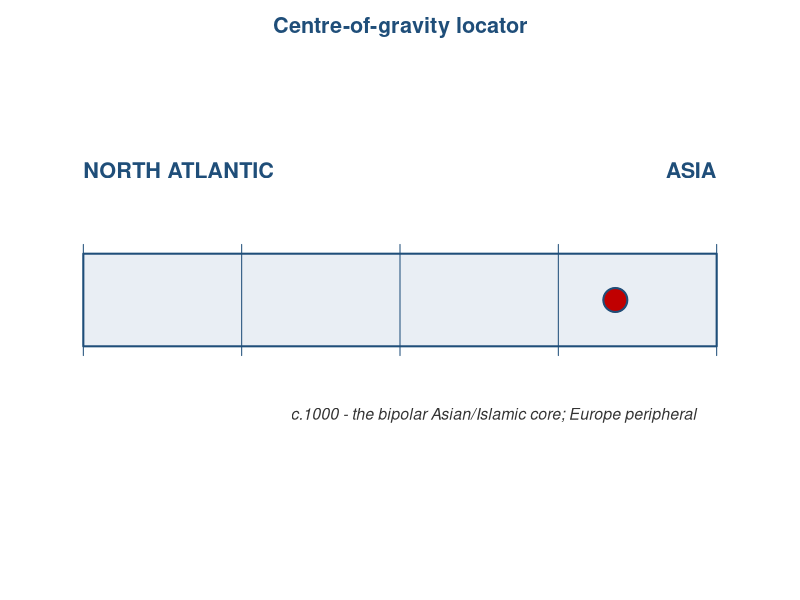
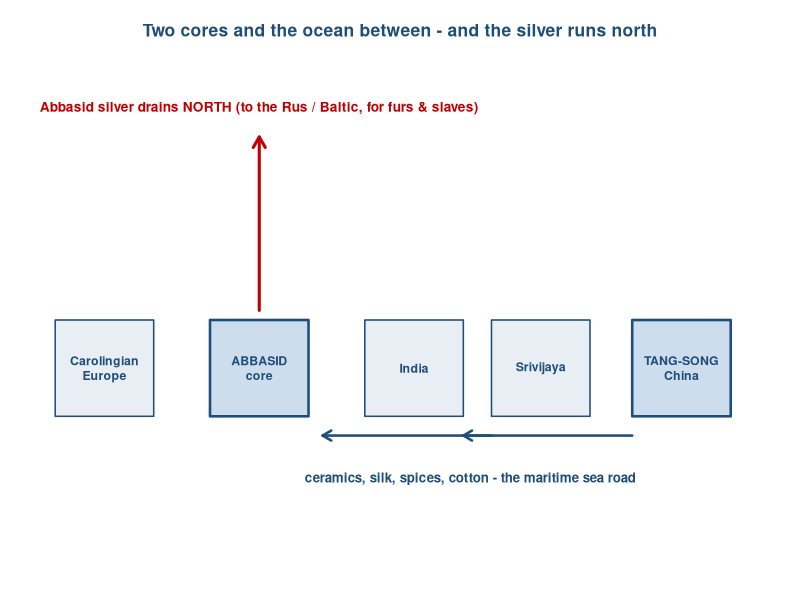
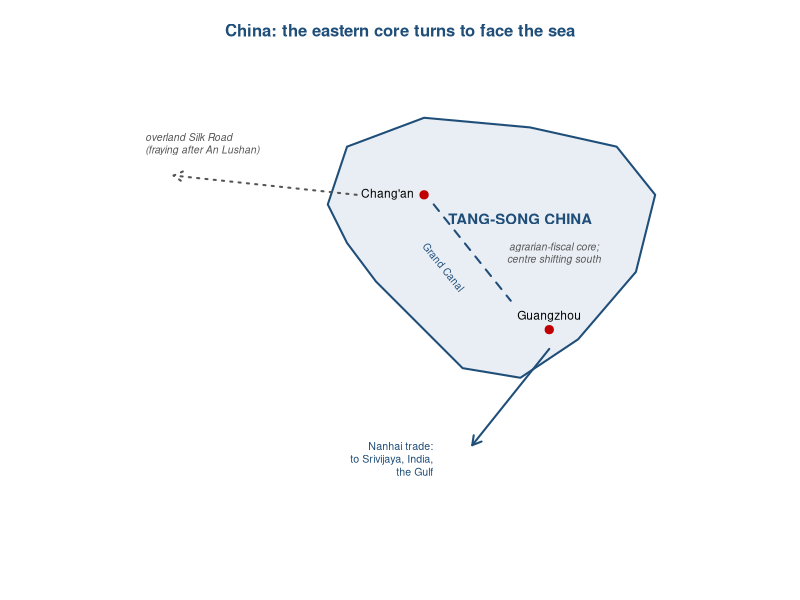
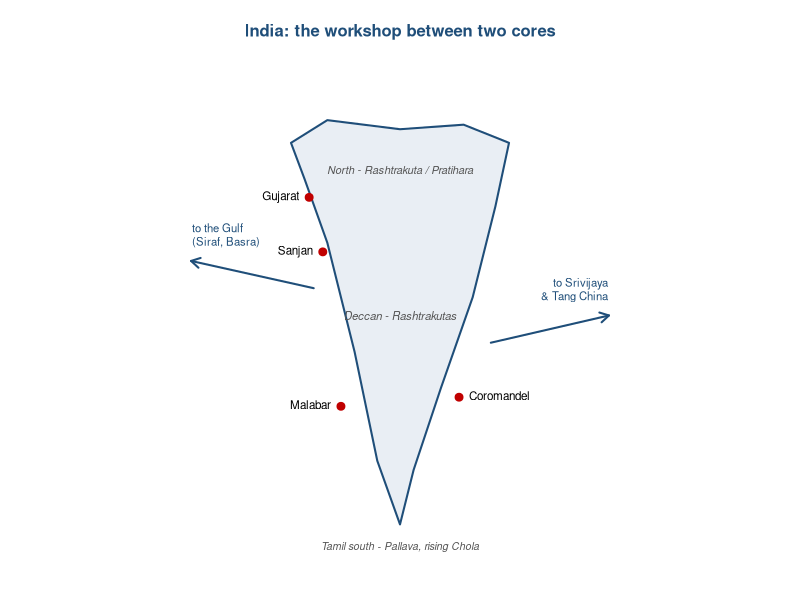
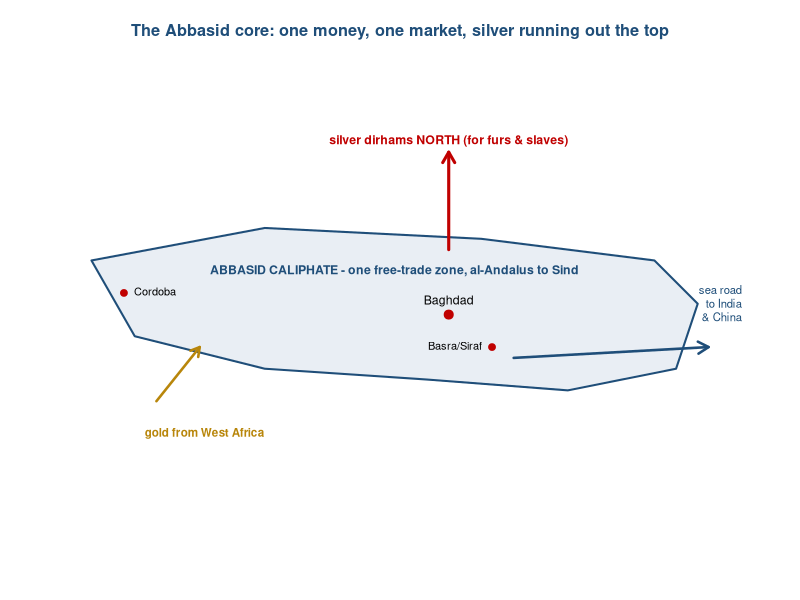
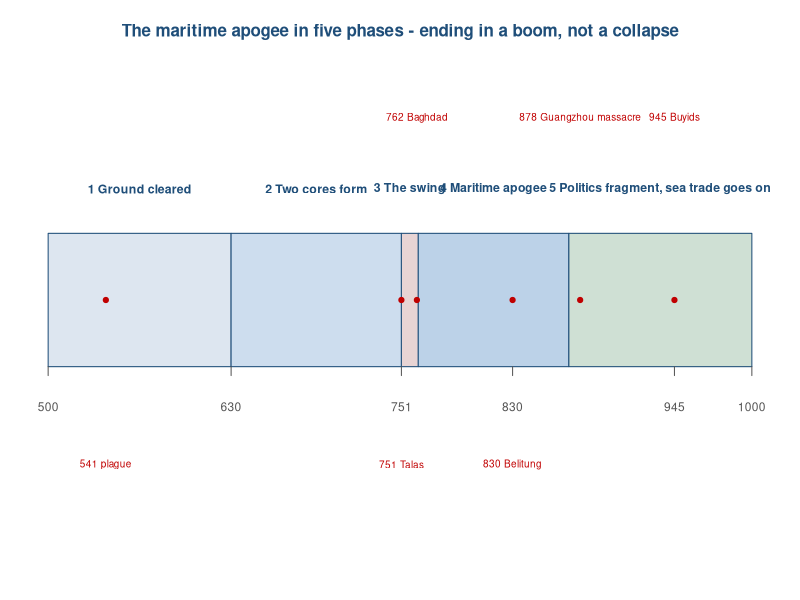
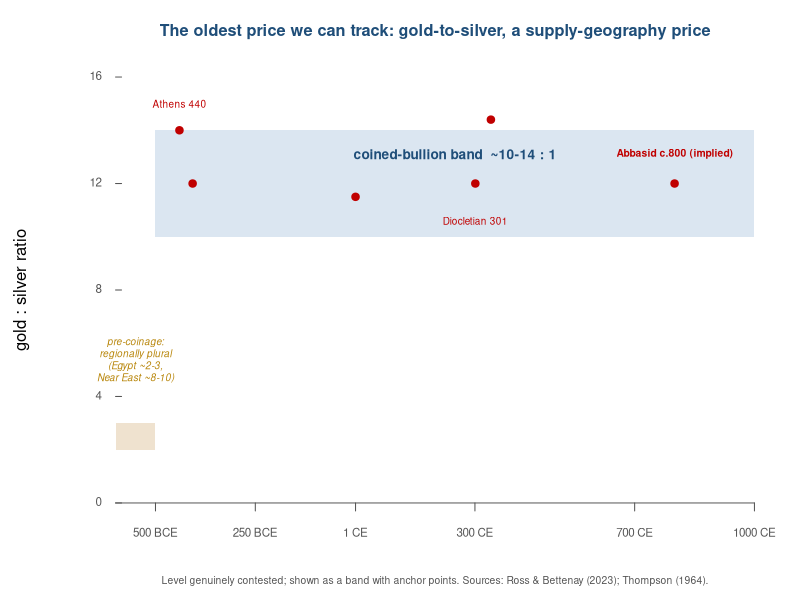
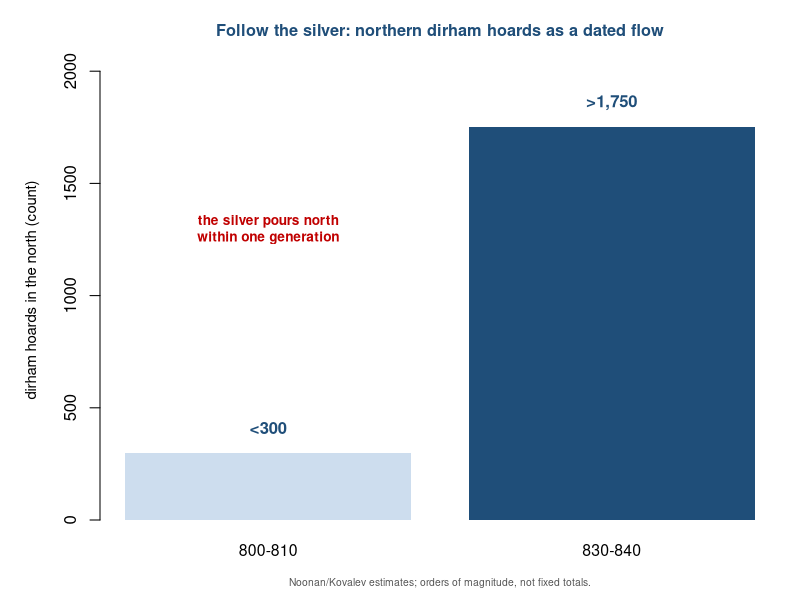

These figures' R source, in order:
# Chapter 3 visual programme (house style: R base graphics, ECU palette; 6-digit hex).
base_blue <- "#1f4e79"; accent <- "#c00000"; land <- "#e9eef4"; grey <- "#555555"
gold <- "#b8860b"; silver <- "#8a8d91"

# ---------------------------------------------------------------------------
# 1. Centre-of-gravity locator (Asia <-> North Atlantic spectrum)
png("cog-locator-03.png", width = 1400, height = 460, res = 150)
par(mar = c(2.5, 1, 2.5, 1))
plot(NA, xlim = c(0, 1), ylim = c(0, 1), axes = FALSE, xlab = "", ylab = "")
rect(0.05, 0.40, 0.95, 0.60, col = land, border = base_blue, lwd = 2)
text(0.05, 0.78, "NORTH ATLANTIC", col = base_blue, font = 2, cex = 1.3, adj = 0)
text(0.95, 0.78, "ASIA", col = base_blue, font = 2, cex = 1.3, adj = 1)
segments(seq(0.05, 0.95, length.out = 5), 0.38,
         seq(0.05, 0.95, length.out = 5), 0.62, col = base_blue, lwd = 1)
x <- 1 - (0.05 + 0.16 * 0.90)
points(x, 0.50, pch = 19, cex = 3.2, col = accent)
points(x, 0.50, pch = 21, cex = 3.2, col = base_blue, lwd = 2)
text(x, 0.25, "c.1000 - the bipolar Asian/Islamic core; Europe peripheral",
     col = "#333333", font = 3, cex = 0.95, adj = 0.8)
title(main = "Centre-of-gravity locator", col.main = base_blue, cex.main = 1.3)
dev.off()

# ---------------------------------------------------------------------------
# 2. Orientation: two cores, the ocean between, silver north
png("map-two-cores-03.png", width = 1600, height = 760, res = 150)
par(mar = c(1, 1, 3, 1))
plot(NA, xlim = c(0, 100), ylim = c(0, 50), axes = FALSE, xlab = "", ylab = "")
nodes <- list("Carolingian\nEurope" = c(8, 20), "ABBASID\ncore" = c(30, 20),
              India = c(52, 20), Srivijaya = c(70, 20), "TANG-SONG\nChina" = c(90, 20))
for (nm in names(nodes)) {
  p <- nodes[[nm]]; big <- nm %in% c("ABBASID\ncore", "TANG-SONG\nChina")
  rect(p[1] - 7, p[2] - 5, p[1] + 7, p[2] + 5,
       col = if (big) "#cdddee" else land, border = base_blue, lwd = if (big) 2.5 else 1.5)
  text(p[1], p[2], nm, cex = 0.74, font = 2, col = base_blue)
}
# sea road (goods) along the bottom
arrows(83, 13, 59, 13, length = 0.10, lwd = 2.5, col = base_blue)
arrows(63, 13, 39, 13, length = 0.10, lwd = 2.5, col = base_blue)
text(60, 8.5, "ceramics, silk, spices, cotton - the maritime sea road", cex = 0.8, col = base_blue, font = 2)
# silver north (out of the core)
arrows(30, 26, 30, 44, length = 0.12, lwd = 3, col = accent)
text(30, 47, "Abbasid silver drains NORTH (to the Rus / Baltic, for furs & slaves)",
     cex = 0.82, col = accent, font = 2)
title(main = "Two cores and the ocean between - and the silver runs north",
      cex.main = 1.05, col.main = base_blue)
dev.off()

# ---------------------------------------------------------------------------
# 3. China structure map (schematic)
png("map-china-03.png", width = 1300, height = 980, res = 150)
par(mar = c(1, 1, 3, 1))
plot(NA, xlim = c(0, 130), ylim = c(0, 100), axes = FALSE, xlab = "", ylab = "", asp = 1)
cx <- c(54,70,92,110,118, 114,102,90,78,70, 60,54,50,52,54)
cy <- c(86,92,90,86,76, 60,46,38,40,48, 58,66,74,80,86)
polygon(cx, cy, col = land, border = base_blue, lwd = 2)
text(90, 71, "TANG-SONG CHINA", font = 2, col = base_blue, cex = 0.9)
text(97, 64, "agrarian-fiscal core;\ncentre shifting south", cex = 0.62, col = grey, font = 3)
points(70, 76, pch = 19, col = accent, cex = 1.1); text(70, 76, "Chang'an", pos = 2, cex = 0.72)
points(96, 48, pch = 19, col = accent, cex = 1.1); text(96, 48, "Guangzhou", pos = 3, cex = 0.72)
# Grand Canal (north-south spine)
segments(72, 74, 88, 54, col = base_blue, lwd = 2, lty = 2)
text(74, 61, "Grand Canal", cex = 0.6, col = base_blue, srt = -51)
# Nanhai trade south
arrows(96, 44, 80, 24, length = 0.10, lwd = 2, col = base_blue)
text(74, 20, "Nanhai trade:\nto Srivijaya, India,\nthe Gulf", cex = 0.64, col = base_blue, pos = 2)
# overland west fraying
arrows(56, 76, 18, 80, length = 0.10, lwd = 2, col = grey, lty = 3)
text(10, 86, "overland Silk Road\n(fraying after An Lushan)", cex = 0.62, col = grey, pos = 4, font = 3)
title(main = "China: the eastern core turns to face the sea",
      cex.main = 1.0, col.main = base_blue)
dev.off()

# ---------------------------------------------------------------------------
# 4. India structure map (three coastal arms)
png("map-india-03.png", width = 1020, height = 1160, res = 150)
par(mar = c(1, 1, 3, 1))
plot(NA, xlim = c(-2, 102), ylim = c(6, 112), axes = FALSE, xlab = "", ylab = "", asp = 1)
px <- c(26,34,50,64,74, 71,66,59,53,50, 45,40,34,29,26)
py <- c(98,103,101,102,98, 84,64,44,26,14, 28,52,76,90,98)
polygon(px, py, col = land, border = base_blue, lwd = 2)
text(50, 92, "North - Rashtrakuta / Pratihara", cex = 0.66, col = grey, font = 3)
text(50, 60, "Deccan - Rashtrakutas", cex = 0.68, col = grey, font = 3)
text(50, 9, "Tamil south - Pallava, rising Chola", cex = 0.64, col = grey, font = 3)
pts <- list(Gujarat = c(30,86,2), Sanjan = c(33,74,2), Malabar = c(37,40,2),
            Coromandel = c(63,42,4))
for (nm in names(pts)) { p <- pts[[nm]]
  points(p[1], p[2], pch = 19, col = accent, cex = 1.05); text(p[1], p[2], nm, pos = p[3], cex = 0.7) }
arrows(31, 66, 4, 72, length = 0.10, lwd = 2, col = base_blue)
text(2, 77, "to the Gulf\n(Siraf, Basra)", cex = 0.68, col = base_blue, pos = 4)
arrows(70, 54, 96, 60, length = 0.10, lwd = 2, col = base_blue)
text(98, 65, "to Srivijaya\n& Tang China", cex = 0.68, col = base_blue, pos = 2)
title(main = "India: the workshop between two cores",
      cex.main = 1.0, col.main = base_blue)
dev.off()

# ---------------------------------------------------------------------------
# 5. Abbasid structure map (one free-trade zone)
png("map-abbasid-03.png", width = 1500, height = 820, res = 150)
par(mar = c(1, 1, 3, 1))
plot(NA, xlim = c(0, 130), ylim = c(0, 70), axes = FALSE, xlab = "", ylab = "", asp = 1)
ax <- c(8,40,80,112,120, 116,96,70,40,16, 8)
ay <- c(46,52,50,46,38, 26,22,24,26,32, 46)
polygon(ax, ay, col = land, border = base_blue, lwd = 2)
text(64, 44, "ABBASID CALIPHATE - one free-trade zone, al-Andalus to Sind",
     font = 2, col = base_blue, cex = 0.74)
points(74, 36, pch = 19, col = accent, cex = 1.2); text(74, 36, "Baghdad", pos = 3, cex = 0.74)
points(82, 30, pch = 19, col = accent, cex = 0.9); text(82, 30, "Basra/Siraf", pos = 2, cex = 0.66)
points(14, 40, pch = 19, col = accent, cex = 0.9); text(14, 40, "Cordoba", pos = 4, cex = 0.66)
# silver north
arrows(74, 48, 74, 66, length = 0.12, lwd = 3, col = accent)
text(74, 68, "silver dirhams NORTH (for furs & slaves)", cex = 0.74, col = accent, font = 2)
# gold from W Africa
arrows(20, 20, 28, 30, length = 0.10, lwd = 2.5, col = gold)
text(16, 14, "gold from West Africa", cex = 0.7, col = gold, font = 2, pos = 4)
# sea road east
arrows(86, 28, 122, 30, length = 0.12, lwd = 2.5, col = base_blue)
text(130, 37, "sea road\nto India\n& China", cex = 0.68, col = base_blue, pos = 2)
title(main = "The Abbasid core: one money, one market, silver running out the top",
      cex.main = 0.98, col.main = base_blue)
dev.off()

# ---------------------------------------------------------------------------
# 6. Five-phase timeline, c.500-1000
png("phase-timeline-03.png", width = 1700, height = 600, res = 150)
par(mar = c(3, 1, 3, 1))
plot(NA, xlim = c(500, 1000), ylim = c(0, 10), axes = FALSE, xlab = "", ylab = "")
ph <- list(
  c(500, 630, "1 Ground cleared",  "#dde6f0"),
  c(630, 751, "2 Two cores form",  "#cdddee"),
  c(751, 763, "3 The swing",       "#e8d4d4"),
  c(763, 870, "4 Maritime apogee", "#bcd2e8"),
  c(870, 1000,"5 Politics fragment, sea trade goes on","#cfe0d4"))
for (p in ph) { x0 <- as.numeric(p[1]); x1 <- as.numeric(p[2])
  rect(x0, 3.5, x1, 6.5, col = p[4], border = base_blue)
  text((x0 + x1) / 2, 7.5, p[3], cex = 0.74, font = 2, col = base_blue) }
axx <- c(500, 630, 751, 830, 945, 1000)
laby <- c("500", "630", "751", "830", "945", "1000")
segments(axx, 3.3, axx, 3.5, col = grey); text(axx, 2.6, laby, cex = 0.72, col = grey)
ev <- list(c(541, "Justinianic\nplague"), c(751, "Talas"), c(762, "Baghdad\nfounded"),
           c(830, "Belitung\nwreck"), c(878, "Guangzhou\nmassacre"), c(945, "Buyids\ntake Baghdad"))
for (e in ev) { x <- as.numeric(e[1]); points(x, 5, pch = 19, cex = 0.7, col = accent) }
# one label per dot, staggered: odd events below the axis, even events above
text(541, 1.3, "541 plague", cex = 0.6, col = accent)
text(751, 1.3, "751 Talas", cex = 0.6, col = accent)
text(762, 9.1, "762 Baghdad", cex = 0.6, col = accent)
text(830, 1.3, "830 Belitung", cex = 0.6, col = accent)
text(878, 9.1, "878 Guangzhou massacre", cex = 0.6, col = accent)
text(945, 9.1, "945 Buyids", cex = 0.6, col = accent)
title(main = "The maritime apogee in five phases - ending in a boom, not a collapse",
      cex.main = 1.02, col.main = base_blue)
dev.off()

# ---------------------------------------------------------------------------
# 7. Gold:silver ratio - a long-run band (not a false-precision line)
png("goldsilver-band-03.png", width = 1600, height = 760, res = 150)
par(mar = c(4, 4.5, 3, 1))
plot(NA, xlim = c(-600, 1000), ylim = c(0, 16), axes = FALSE,
     xlab = "", ylab = "gold : silver ratio")
# the converged Mediterranean/Islamic band ~10-14:1
rect(-500, 10, 1000, 14, col = "#dbe6f1", border = NA)
text(250, 13.1, "coined-bullion band  ~10-14 : 1", col = base_blue, font = 2, cex = 0.82)
# axis
axx <- c(-500, -250, 1, 300, 700, 1000)
labx <- c("500 BCE", "250 BCE", "1 CE", "300 CE", "700 CE", "1000 CE")
segments(-600, 0, 1000, 0, col = grey)
segments(axx, -0.3, axx, 0, col = grey)
text(axx, -1.1, labx, cex = 0.7, col = grey, xpd = TRUE)
yt <- c(0, 4, 8, 12, 16); segments(-600, yt, -585, yt, col = grey); text(-610, yt, yt, cex = 0.7, col = grey, pos = 2)
# anchor points (Ross & Bettenay 2023; Thompson; Diocletian; Abbasid implied)
an <- list(c(-440, 14, "Athens 440 BCE"), c(-407, 12, "Athens 407 BCE"),
           c(1, 11.5, "Rome (imperial)"), c(301, 12, "Diocletian 301"),
           c(340, 14.4, "late Rome 340"), c(800, 12, "Abbasid implied ~10-14"))
for (a in an) { x <- as.numeric(a[1]); y <- as.numeric(a[2])
  points(x, y, pch = 19, col = accent, cex = 1.0) }
text(-440, 15, "Athens 440", cex = 0.6, col = accent)
text(301, 10.6, "Diocletian 301", cex = 0.6, col = accent)
text(800, 13.1, "Abbasid c.800 (implied)", cex = 0.62, col = accent, font = 2)
# pre-coinage plural note (low band, left)
rect(-600, 2, -500, 3, col = "#efe2cf", border = NA)
text(-550, 5.4, "pre-coinage:\nregionally plural\n(Egypt ~2-3,\nNear East ~8-10)",
     cex = 0.6, col = gold, font = 3)
title(main = "The oldest price we can track: gold-to-silver, a supply-geography price",
      cex.main = 0.98, col.main = base_blue)
mtext("Level genuinely contested; shown as a band with anchor points. Sources: Ross & Bettenay (2023); Thompson (1964).",
      side = 1, line = 2.4, cex = 0.62, col = grey)
dev.off()

# ---------------------------------------------------------------------------
# 8. Dirham hoards - a dated flow north
png("dirham-hoards-03.png", width = 1200, height = 720, res = 150)
par(mar = c(4, 5, 3, 1))
b <- barplot(c(300, 1750), names.arg = c("800-810", "830-840"),
             col = c("#cdddee", base_blue), border = NA, ylim = c(0, 2050),
             ylab = "dirham hoards in the north (count)", cex.names = 0.95, cex.lab = 0.9)
text(b, c(300, 1750) + 110, c("<300", ">1,750"), font = 2, col = base_blue)
text(b[1], 1300, "the silver pours north\nwithin one generation", cex = 0.82, col = accent, font = 2)
title(main = "Follow the silver: northern dirham hoards as a dated flow",
      cex.main = 0.98, col.main = base_blue)
mtext("Noonan/Kovalev estimates; orders of magnitude, not fixed totals.",
      side = 1, line = 2.5, cex = 0.62, col = grey)
dev.off()

# ---------------------------------------------------------------------------
# 9. Belitung cargo - a dataset of one
png("belitung-cargo-03.png", width = 1300, height = 640, res = 150)
par(mar = c(2, 1, 3, 1))
plot(NA, xlim = c(0, 100), ylim = c(0, 34), axes = FALSE, xlab = "", ylab = "")
rect(8, 20, 92, 27, col = "#cdddee", border = base_blue)        # ~70,000 loaded
rect(8, 20, 8 + 84 * (60/70), 27, col = base_blue, border = base_blue)  # ~60,000 recovered
rect(8, 11, 8 + 84 * (55/70), 18, col = accent, border = accent)        # ~55,000 Changsha
text(50, 30.5, "one Gulf-built dhow, c.830 - a single direct China-Gulf cargo", font = 2, col = base_blue, cex = 0.86)
text(50, 23.5, "~60,000 recovered  /  ~70,000 loaded", col = "white", font = 2, cex = 0.78)
text(41, 14.5, "~55,000 Changsha bowls (mass-produced for export)", col = "white", font = 2, cex = 0.72)
text(50, 6, "Figures estimated; the count is itself part of the debate.", col = grey, cex = 0.7, font = 3)
title(main = "The Belitung cargo: the first physical proof of direct sailing",
      cex.main = 0.98, col.main = base_blue)
dev.off()

# ---------------------------------------------------------------------------
# 10. Largest cities c.1000 - the centre-of-gravity proxy
png("city-size-03.png", width = 1350, height = 760, res = 150)
par(mar = c(5, 5, 3, 1))
vals <- c(500, 500, 350, 8)
cols <- c(base_blue, base_blue, base_blue, grey)
b <- barplot(vals, names.arg = c("Baghdad", "Chang'an", "Cordoba", "Aachen"),
             col = cols, border = NA, ylim = c(0, 600),
             ylab = "population (thousands, est.)", cex.names = 0.92, cex.lab = 0.9)
text(b, vals + 22, c("~500k", "~500k", "~350k", "~few k"), font = 2, col = base_blue, cex = 0.85)
text(b[1:3] %*% c(1,1,1)/3, 585, "Asia / the Islamic world", col = base_blue, font = 2, cex = 0.8)
text(b[4], 90, "Carolingian\nEurope", col = grey, font = 2, cex = 0.72)
title(main = "Where the weight sat, c.1000: the largest cities of the connected world",
      cex.main = 0.96, col.main = base_blue)
mtext("Order-of-magnitude estimates (Bosker-Buringh-van Zanden 2013; Reba-Reitsma-Seto 2016); taught as debate, not census.",
      side = 1, line = 3.4, cex = 0.6, col = grey)
dev.off()

cat("ch03 figures written\n")
